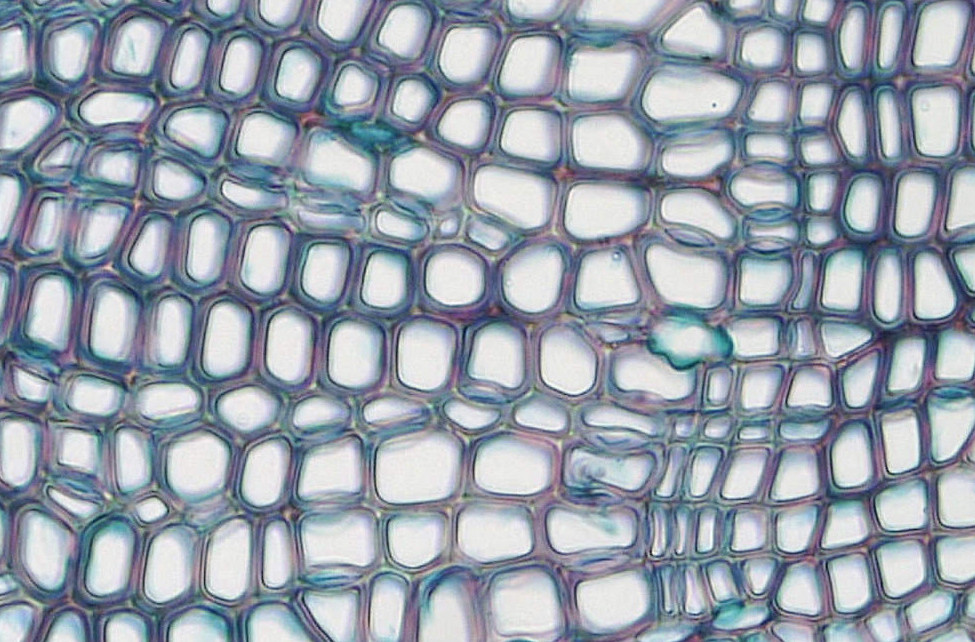
#> input picture docs/notebooks/Cells.jpg, 975 x 642 px
$ jupyter execute --allow-errors 'Lower Star Image Filtrations.ipynb'
#> lines starting #> are read from the running program, lines starting #| are printed output that depends on the picture
# Lower Star Image Filtrations

In this notebook, we will explore the lower star filtration, or **sublevelset filtration,** on image data.  This filtration will allow us to express local minimums (or maximums if flipped) as birth times and saddle points as death times in a 0-dimensional persistence diagram. This is a useful and provably stable way of summarizing critical points in an image.

[cell 1]
import numpy as np
import matplotlib.pyplot as plt
from scipy import ndimage
import PIL

from persim import plot_diagrams
from ripser import lower_star_img

We now define a function which constructs a 0-dimension lower star filtration on an image.  It constructs a sparse distance matrix in which every pixel in the image is a vertex, and every vertex is connected to its 8 spatial neighbors (unless it's at the boundary, in which case there may be fewer).  The edge weights are taken to be the maximum of the two pixel values they connect (hence the "lower star").

In spite of the large number of pixels, this code will be fast (nearly linear in the number of pixels), as there are a linear number of edges in the number of pixels, and only 0-dimension homology is computed.

## Gaussian Blob Example

Now, let's test out this code on an example with an image containing some Gaussian blobs.  We will put three negative Gaussians in this image; one which reaches its local min at -3, one at -2, and one at -1:

[cell 2]
ts = np.linspace(-1, 1, 100)
x1 = np.exp(-(ts**2) / (0.1**2))
ts -= 0.4
x2 = np.exp(-(ts**2) / (0.1**2))
img = (
    -x1[None, :] * x1[:, None]
    - 2 * x1[None, :] * x2[:, None]
    - 3 * x2[None, :] * x2[:, None]
)
plt.imshow(img)
plt.show()
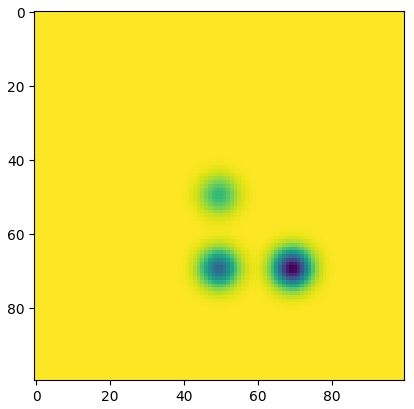
#> figure drawn by matplotlib, 1 panel

#> (a cell that did not finish here is left out)

As can be seen in this example, there are three dots corresponding to each of the 3 Gaussians, each of which is born at the respective local min.  Two of them die at around 0 where they meet other classes at saddle points, and the one born at -3 absorbs the other ones and lives forever because of the "elder rule."

## Cell Biology Image Example

Let's now look at a slightly more exciting example.  We'll analyze the following creative commons image of plant cells, taken from <a href = "https://www.flickr.com/photos/146824358@N03/35486476174">this link</a>

When we convert this image to grayscale in the range $[0, 255]$, where $0$ is dark and $255$ is bright, we see that the interiors of the cells are high while each cell meets at a saddle point somewhere on the boundary which is closer to $0$.

In this case, we posit that there is a *local max* of large persistence within each cell; that is, we want to perform a *superlevelset / upper star* filtration.  To hack our code so that it works for local maxes instead of local mins, we can simply feed the lower star filtration function the negative of the image.  Let's do this now and plot the lifetimes:

[cell 4]
cells_original = plt.imread("Cells.jpg")
#> cells_original is the input picture: shape (642, 975, 3); mean R, G, B 150.6, 159.5, 171.6
cells_grey = np.asarray(PIL.Image.fromarray(cells_original).convert("L"))
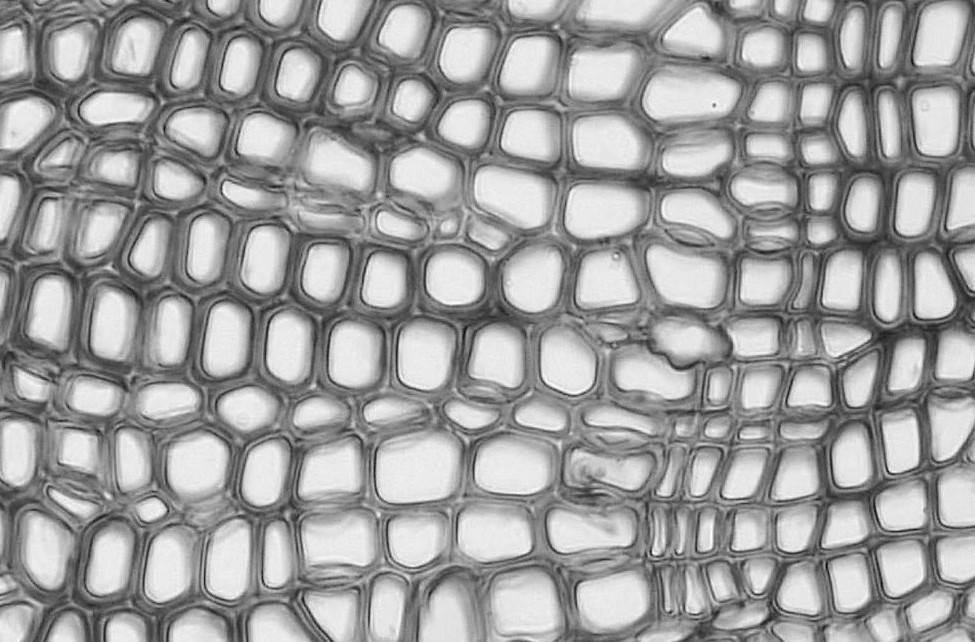
#> cells_grey: shape (642, 975); min 13, max 254, mean 158.2

plt.subplot(121)
plt.title(cells_original.shape)
plt.imshow(cells_original)
plt.axis("off")
plt.subplot(122)
plt.title(cells_grey.shape)
plt.imshow(cells_grey, cmap="gray")
plt.axis("off")
plt.show()
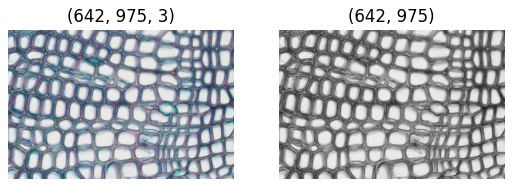
#> figure drawn by matplotlib, 2 panels

#> (a cell that did not finish here is left out)

Let's now pick a persistence threshold, above which we consider a dot to be associated to a cell.

Ripser.py does not currently return representatives for 0-dimensional homology classes but we can do a little workaround where we add a small amount of uniform noise to each pixel.  This makes every pixel have a unique value so we can simply find the pixel whose value is equal to the birth time of the class we are looking for.  We also perform a local averaging before we do this to encourage the representatives of the maximums to be closer to the center of the cell.

[cell 6]
smoothed = ndimage.uniform_filter(cells_grey.astype(np.float64), size=10)
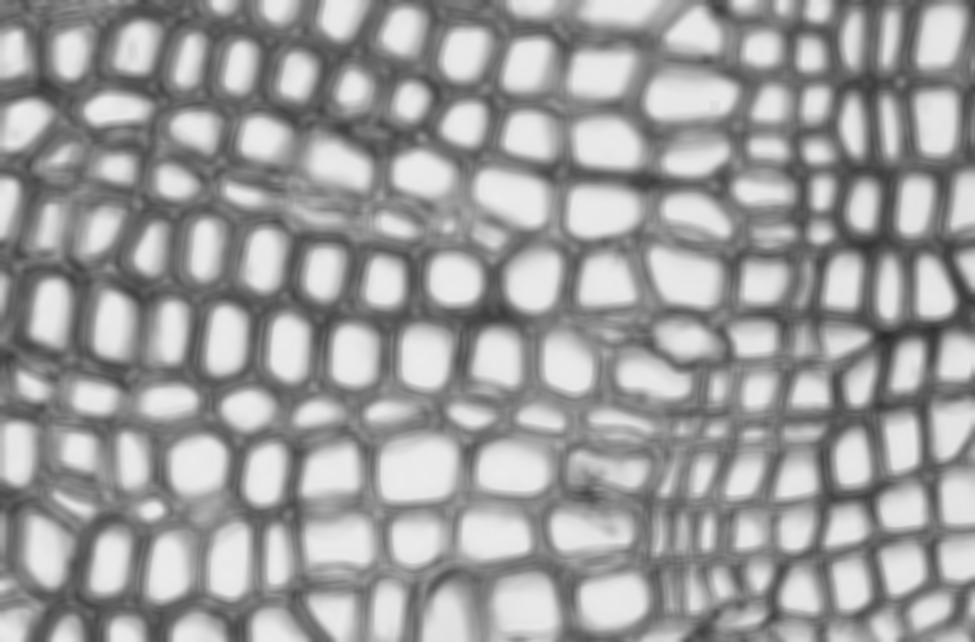
#> smoothed: shape (642, 975) float64; min 44.57, max 236.6, mean 158.2
smoothed += 0.01 * np.random.randn(*smoothed.shape)

plt.figure(figsize=(10, 5))
plt.subplot(121)
im = plt.imshow(cells_grey, cmap="gray")
plt.colorbar(im, fraction=0.03)

plt.subplot(122)
im = plt.imshow(smoothed, cmap="gray")
plt.colorbar(im, fraction=0.03)

plt.tight_layout()
plt.show()
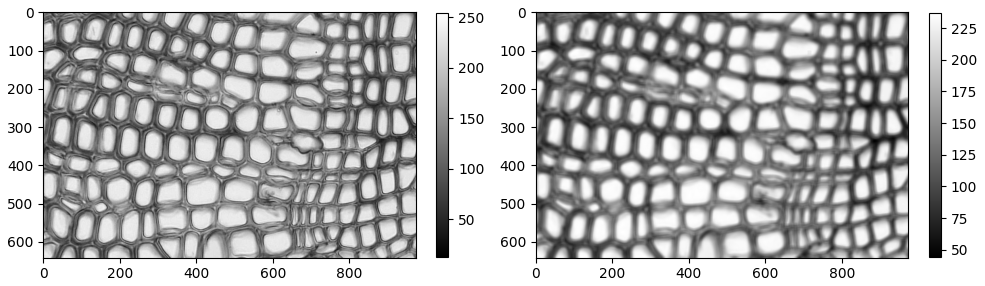
#> figure drawn by matplotlib, 4 panels
